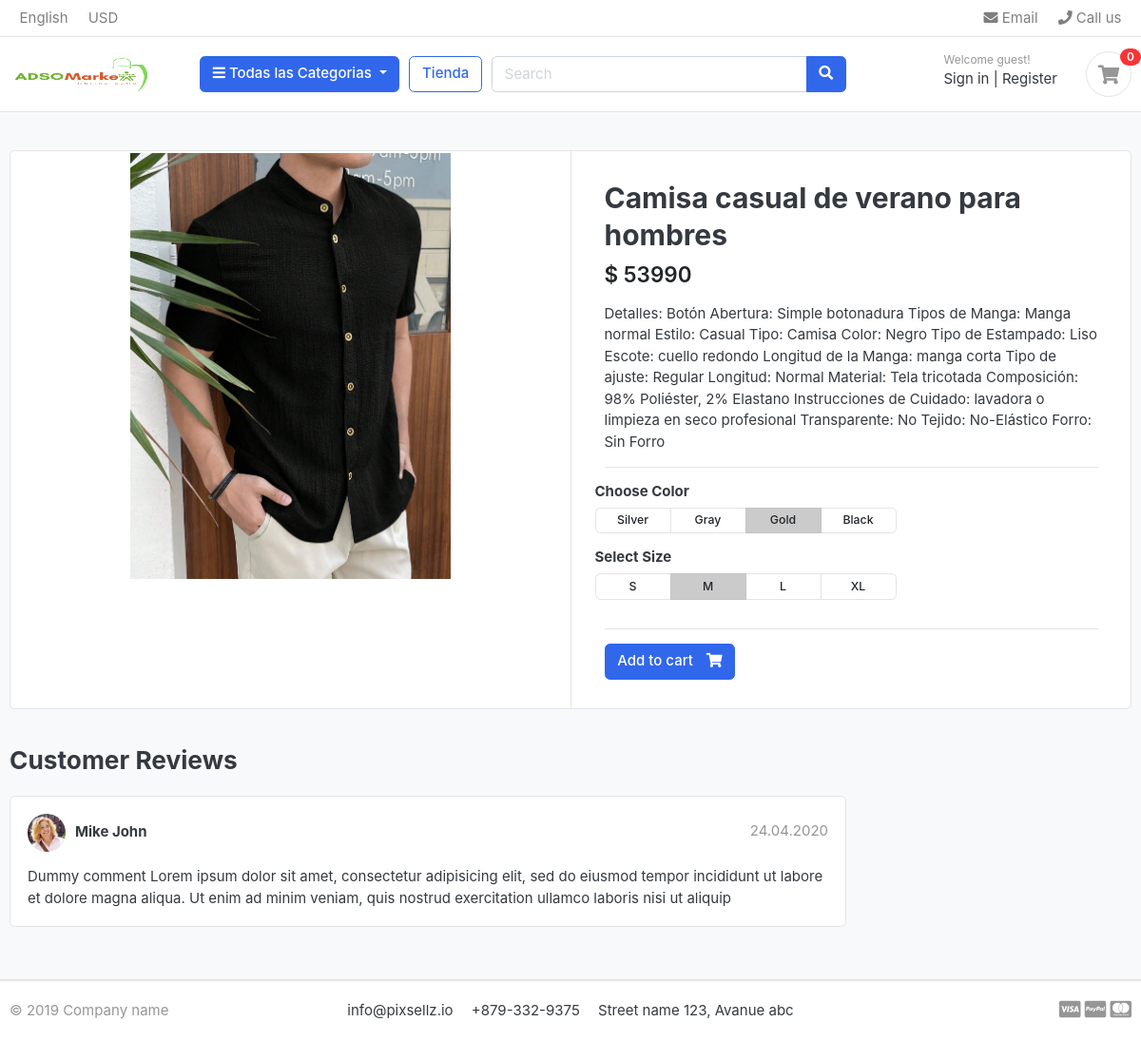
Page /Tienda/Camisas/camisa-casual-de-verano-para-hombres/ on the earlier database version.
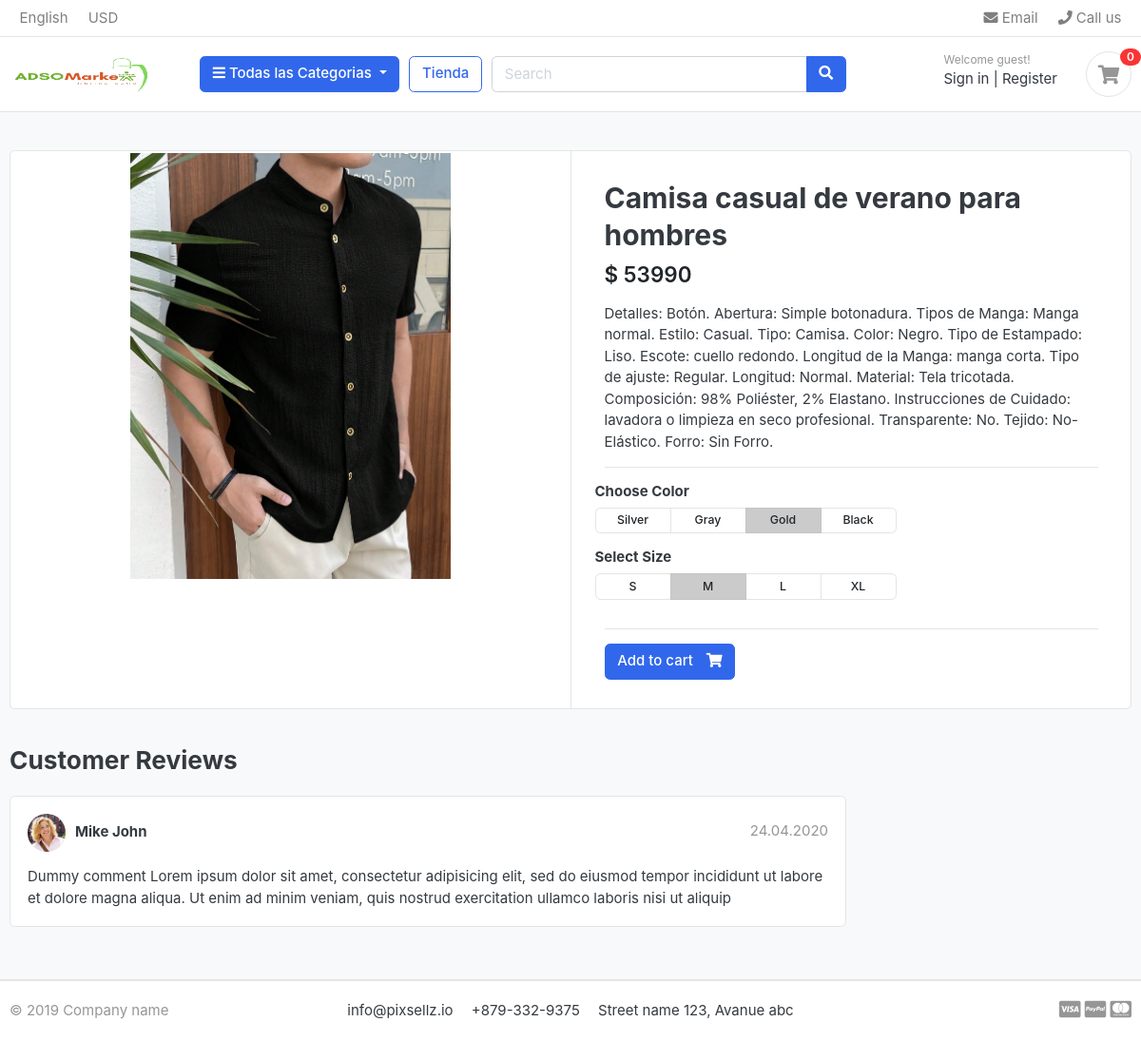
Same page on the later database version.
### Tienda/models.py (models this page shows, shortened)
class Producto(models.Model):
    producto_nombre      = models.CharField(max_length=200, unique=True)
    slug                 = models.SlugField(max_length=200, unique=True)
    descripcion          = models.TextField(max_length=500, blank=True)
    precio               = models.IntegerField()
    Imagen               = models.ImageField(upload_to='fotos/productos')
    stock                = models.IntegerField()
    esta_disponible      = models.BooleanField(default=True)
    categoria            = models.ForeignKey(Categorias, on_delete=models.CASCADE)
    crear_fecha          = models.DateTimeField(auto_now_add=True)
    modificar_fecha      = models.DateTimeField(auto_now=True)

### Tienda/views.py (the view)
# urls.py: path("<slug:categoria_slug>/<slug:producto_slug>/", views.producto_detalles, name="producto_detalles"),
def producto_detalles(request, categoria_slug, producto_slug):
    try:
        producto_individual= Producto.objects.get(categoria__slug=categoria_slug , slug=producto_slug)
    except Exception as e:
        raise e
    context ={
        'producto_individual': producto_individual,
    }
    return render(request, 'Tienda/producto_detalles.html', context)

### Categorias/context_processors.py (called while the page is built)
def menu_links(request):
    links = Categorias.objects.all()
    return dict(links=links)

### Categorias/models.py (called while the page is built)
    def get_url(self):
        return reverse('productos_by_categoria', args=[self.slug])

### templates/Tienda/producto_detalles.html
{% extends 'base.html' %}
{% load static %}
{% block content %}
<section class="section-content padding-y bg">
    <div class="container">
    <div class="card">
        <div class="row no-gutters">
            <aside class="col-md-6">
    <article class="gallery-wrap">
        <div class="img-big-wrap">
            <a href="#"><img src="{{ producto_individual.Imagen.url }}"></a>
        </div>
    </article>
            </aside>
            <main class="col-md-6 border-left">
    <article class="content-body">
    <h2 class="title">{{ producto_individual.producto_nombre }}</h2>
    <div class="mb-3">
        <var class="price h4">$ {{ producto_individual.precio }}</var>
    </div>
    <p> {{ producto_individual.descripcion }} </p>
    <hr>
        <div class="row">
            <div class="item-option-select">
                <h6>Choose Color</h6>
                <div class="btn-group btn-group-sm btn-group-toggle" data-toggle="buttons">
                  <label class="btn btn-light">
                    <input type="radio" name="radio_color"> Silver
                  </label>
                  <label class="btn btn-light">
                    <input type="radio" name="radio_color" > Gray
                  </label>
                  <label class="btn btn-light active">
                    <input type="radio" name="radio_color checked"> Gold
                  </label>
                  <label class="btn btn-light">
                    <input type="radio" name="radio_color"> Black
                  </label>
                </div>
            </div>
        </div>
        <div class="row">
            <div class="item-option-select">
                <h6>Select Size</h6>
                <div class="btn-group btn-group-sm btn-group-toggle" data-toggle="buttons">
                  <label class="btn btn-light">
                    <input type="radio" name="radio_color"> S
                  </label>
                  <label class="btn btn-light active">
                    <input type="radio" name="radio_color" checked> M
                  </label>
                  <label class="btn btn-light">
                    <input type="radio" name="radio_color"> L
                  </label>
                  <label class="btn btn-light">
                    <input type="radio" name="radio_color"> XL
                  </label>
                </div>
            </div>
        </div>
        <hr>
      {% if producto_individual.stock <= 0 %}
        <h5 class = "text-danger"> Agotado </h5>
        {% else %}
          <a href="{% static './producto_detalles.html' %}" class="btn  btn-primary"> <span class="text">Add to cart</span> <i class="fas fa-shopping-cart"></i>  </a>
        {% endif %}
    </article>
            </main>
        </div>
    </div>
    <br>
    <div class="row">
                <div class="col-md-9">
        <header class="section-heading">
            <h3>Customer Reviews </h3>
        </header>
        <article class="box mb-3">
            <div class="icontext w-100">
                <img src="{% static './images/avatars/avatar1.jpg' %}" class="img-xs icon rounded-circle">
                <div class="text">
                    <span class="date text-muted float-md-right">24.04.2020 </span>
                    <h6 class="mb-1">Mike John </h6>
                </div>
            </div>
            <div class="mt-3">
                <p>
                    Dummy comment Lorem ipsum dolor sit amet, consectetur adipisicing elit, sed do eiusmod
                    tempor incididunt ut labore et dolore magna aliqua. Ut enim ad minim veniam,
                    quis nostrud exercitation ullamco laboris nisi ut aliquip
                </p>
            </div>
        </article>
        </div>
    </div>
    </div>
    </section>
{% endblock %}

Differences in the rows shown:
changed Producto "Camisa casual de verano para hombres": descripcion "Detalles: Botón Abertura: Simple botonadura Tipos de Manga: Manga normal Estilo: Casual Tipo: Camisa Color: Negro Tipo de Estampado: Liso Escote: cuello redondo Longitud de la Manga: manga corta Tipo de ajuste: Regular Longitud: Normal Material: Tela tricotada Composición: 98% Poliéster, 2% Elastano Instrucciones de Cuidado: lavadora o limpieza en seco profesional Transparente: No Tejido: No-Elástico Forro: Sin Forro" → "Detalles: Botón. Abertura: Simple botonadura. Tipos de Manga: Manga normal. Estilo: Casual. Tipo: Camisa. Color: Negro. Tipo de Estampado: Liso. Escote: cuello redondo. Longitud de la Manga: manga corta. Tipo de ajuste: Regular. Longitud: Normal. Material: Tela tricotada. Composición: 98% Poliéster, 2% Elastano. Instrucciones de Cuidado: lavadora o limpieza en seco profesional. Transparente: No. Tejido: No-Elástico. Forro: Sin Forro."
